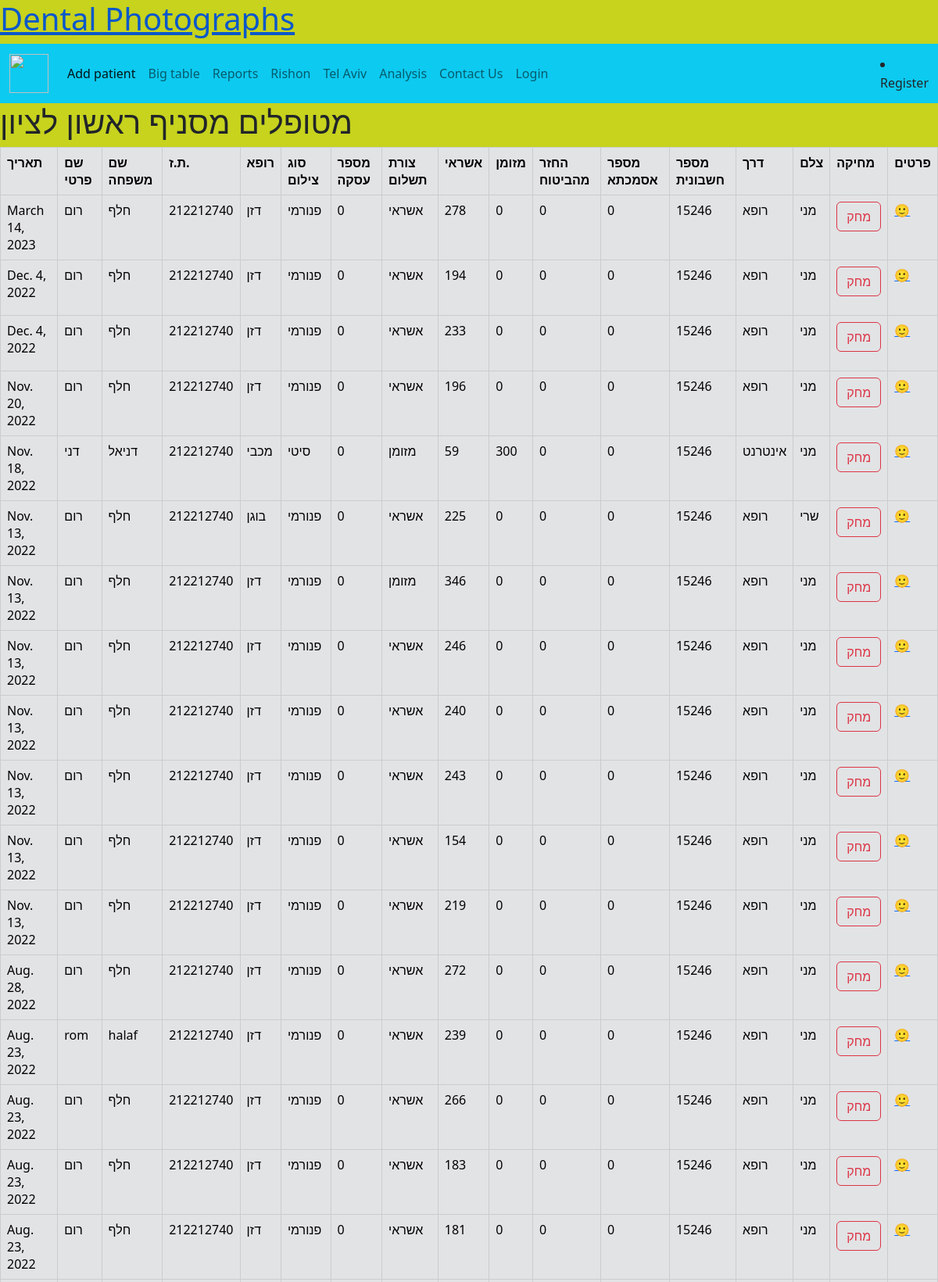
Page /dental_photographs/reshon/ (upper part) on the committed database.
### dental_app/models.py (models this page shows, shortened)
class patient(models.Model):
    branch=models.CharField(max_length=36, default='')
    date=models.DateField()
    first_name=models.CharField(max_length=36, default='')
    last_name=models.CharField(max_length=36, default='')
    id_number=models.IntegerField(max_length=36, default=0)
    doctor=models.CharField(max_length=36, default='')
    photo_type=models.CharField(max_length=36, default='')
    deal_number=models.IntegerField(max_length=36, default=0)
    price_type=models.CharField(max_length=36, default=0)
    credit=models.IntegerField(max_length=36, default=0)
    cash=models.IntegerField(max_length=36, default=0)
    reimbursement_from_insurance=models.IntegerField(max_length=36, default=0)
    reference_number=models.CharField(max_length=36, default=0)
    invoicing_number=models.IntegerField(max_length=36, default=0)
    way=models.CharField(max_length=36, default='')
    photographer_name=models.CharField(max_length=36, default='')

### dental_app/views.py (the view)
# urls.py: path('reshon/', views.reshon),
def reshon(request,message=''):
    patients=patient.objects.filter(branch="ראשון לציון")
    return render(request,"reshon.html",{'patients':reversed(patients),'message':message})

### templates/reshon.html (shortened to what this page needs)
<html>
    {% extends "base.html" %}
    {% block title %}
    <head>
    <h1>מטופלים מסניף ראשון לציון</h1>
    </head>
    {% endblock %}
        {% block table %}
        <table style="width:130%">
            <table class="table thead-dark table-bordered table-secondary">
            <tr>
                <th>תאריך</th>
                <th>שם פרטי</th>
                <th>שם משפחה</th>
                <th>ת.ז.</th>
                <th>רופא</th>
                <th>סוג צילום</th>
                <th>מספר עסקה</th>
                <th>צורת תשלום</th>
                <th>אשראי</th>
                <th>מזומן</th>
                <th>החזר מהביטוח</th>
                <th>מספר אסמכתא</th>
                <th>מספר חשבונית</th>
                <th>דרך</th>
                <th>צלם</th>
                <th>מחיקה</th>
                <th>פרטים</th>
            </tr>
            {% for p in patients %}
            <tr>
                <td>{{ p.date }}</td>
                <td>{{ p.first_name }}</td>
                <td>{{ p.last_name }}</td>
                <td>{{ p.id_number }}</td>
                <td>{{ p.doctor }}</td>
                <td>{{ p.photo_type }}</td>
                <td>{{ p.deal_number }}</td>
                <td>{{ p.price_type }}</td>
                <td>{{ p.credit }}</td>
                <td>{{ p.cash }}</td>
                <td>{{ p.reimbursement_from_insurance }}</td>
                <td>{{ p.reference_number }}</td>
                <td>{{ p.invoicing_number }}</td>
                <td>{{ p.way }}</td>
                <td>{{ p.photographer_name }}</td>
                <td>
                    <form method="POST" action='/dental_photographs/remove/'>
                    <input class="btn btn-outline-danger" type="submit" value="מחק">
                </form>
                </td>
                <td><a href="/dental_photographs/patient_view/?id={{p.id}}">🙂</a></td>
            </tr>
            {% endfor %}
        </table>
    </body>
    {% endblock %}

### templates/base.html (style rules this page uses)
body { background-color: rgb(199, 211, 29); background-size: cover; }

### rows in the picture
patient: date "March 14, 2023", first_name "רום", last_name "חלף", id_number "212212740", doctor "דזן", photo_type "פנורמי", deal_number "0", price_type "אשראי", credit "278", cash "0", reimbursement_from_insurance "0", reference_number "0", invoicing_number "15246", way "רופא", photographer_name "מני"
patient: date "Dec. 4, 2022", first_name "רום", last_name "חלף", id_number "212212740", doctor "דזן", photo_type "פנורמי", deal_number "0", price_type "אשראי", credit "194", cash "0", reimbursement_from_insurance "0", reference_number "0", invoicing_number "15246", way "רופא", photographer_name "מני"
patient: date "Dec. 4, 2022", first_name "רום", last_name "חלף", id_number "212212740", doctor "דזן", photo_type "פנורמי", deal_number "0", price_type "אשראי", credit "233", cash "0", reimbursement_from_insurance "0", reference_number "0", invoicing_number "15246", way "רופא", photographer_name "מני"
patient: date "Nov. 20, 2022", first_name "רום", last_name "חלף", id_number "212212740", doctor "דזן", photo_type "פנורמי", deal_number "0", price_type "אשראי", credit "196", cash "0", reimbursement_from_insurance "0", reference_number "0", invoicing_number "15246", way "רופא", photographer_name "מני"
patient: date "Nov. 18, 2022", first_name "דני", last_name "דניאל", id_number "212212740", doctor "מכבי", photo_type "סיטי", deal_number "0", price_type "מזומן", credit "59", cash "300", reimbursement_from_insurance "0", reference_number "0", invoicing_number "15246", way "אינטרנט", photographer_name "מני"
patient: date "Nov. 13, 2022", first_name "רום", last_name "חלף", id_number "212212740", doctor "בוגן", photo_type "פנורמי", deal_number "0", price_type "אשראי", credit "225", cash "0", reimbursement_from_insurance "0", reference_number "0", invoicing_number "15246", way "רופא", photographer_name "שרי"
patient: date "Nov. 13, 2022", first_name "רום", last_name "חלף", id_number "212212740", doctor "דזן", photo_type "פנורמי", deal_number "0", price_type "מזומן", credit "346", cash "0", reimbursement_from_insurance "0", reference_number "0", invoicing_number "15246", way "רופא", photographer_name "מני"
patient: date "Nov. 13, 2022", first_name "רום", last_name "חלף", id_number "212212740", doctor "דזן", photo_type "פנורמי", deal_number "0", price_type "אשראי", credit "246", cash "0", reimbursement_from_insurance "0", reference_number "0", invoicing_number "15246", way "רופא", photographer_name "מני"
patient: date "Nov. 13, 2022", first_name "רום", last_name "חלף", id_number "212212740", doctor "דזן", photo_type "פנורמי", deal_number "0", price_type "אשראי", credit "240", cash "0", reimbursement_from_insurance "0", reference_number "0", invoicing_number "15246", way "רופא", photographer_name "מני"
patient: date "Nov. 13, 2022", first_name "רום", last_name "חלף", id_number "212212740", doctor "דזן", photo_type "פנורמי", deal_number "0", price_type "אשראי", credit "243", cash "0", reimbursement_from_insurance "0", reference_number "0", invoicing_number "15246", way "רופא", photographer_name "מני"
patient: date "Nov. 13, 2022", first_name "רום", last_name "חלף", id_number "212212740", doctor "דזן", photo_type "פנורמי", deal_number "0", price_type "אשראי", credit "154", cash "0", reimbursement_from_insurance "0", reference_number "0", invoicing_number "15246", way "רופא", photographer_name "מני"
patient: date "Nov. 13, 2022", first_name "רום", last_name "חלף", id_number "212212740", doctor "דזן", photo_type "פנורמי", deal_number "0", price_type "אשראי", credit "219", cash "0", reimbursement_from_insurance "0", reference_number "0", invoicing_number "15246", way "רופא", photographer_name "מני"
patient: date "Aug. 28, 2022", first_name "רום", last_name "חלף", id_number "212212740", doctor "דזן", photo_type "פנורמי", deal_number "0", price_type "אשראי", credit "272", cash "0", reimbursement_from_insurance "0", reference_number "0", invoicing_number "15246", way "רופא", photographer_name "מני"
patient: date "Aug. 23, 2022", first_name "rom", last_name "halaf", id_number "212212740", doctor "דזן", photo_type "פנורמי", deal_number "0", price_type "אשראי", credit "239", cash "0", reimbursement_from_insurance "0", reference_number "0", invoicing_number "15246", way "רופא", photographer_name "מני"
patient: date "Aug. 23, 2022", first_name "רום", last_name "חלף", id_number "212212740", doctor "דזן", photo_type "פנורמי", deal_number "0", price_type "אשראי", credit "266", cash "0", reimbursement_from_insurance "0", reference_number "0", invoicing_number "15246", way "רופא", photographer_name "מני"
patient: date "Aug. 23, 2022", first_name "רום", last_name "חלף", id_number "212212740", doctor "דזן", photo_type "פנורמי", deal_number "0", price_type "אשראי", credit "183", cash "0", reimbursement_from_insurance "0", reference_number "0", invoicing_number "15246", way "רופא", photographer_name "מני"
patient: date "Aug. 23, 2022", first_name "רום", last_name "חלף", id_number "212212740", doctor "דזן", photo_type "פנורמי", deal_number "0", price_type "אשראי", credit "181", cash "0", reimbursement_from_insurance "0", reference_number "0", invoicing_number "15246", way "רופא", photographer_name "מני"
